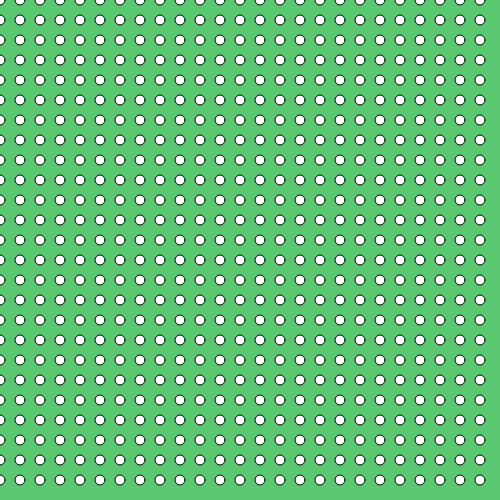
Frame 1 (no input)
Frame 60 (no input): identical to frame 1, image omitted
Frame 120 (the mouse pressed at the canvas centre since frame 60): identical to frame 1, image omitted

The p5.js sketch that drew this single still picture (run headless with seeded random() and noise() and a simulated clock; from frame 60 on, the mouse is pressed at the canvas centre):

// p5.js sketch
// ── sketch.js


function setup(){
  createCanvas(500,500);
  circleX=0;

}

function draw(){
  background(90,200,112);

  fill(255,255,255);
  var space=20;
  var circleSize=10;


  for(var circleX=0;circleX<width;circleX=circleX+space){

    for(var circleY=0; circleY<height;circleY=circleY+space){
    ellipse(circleX,circleY,circleSize,circleSize);

}



}


}
